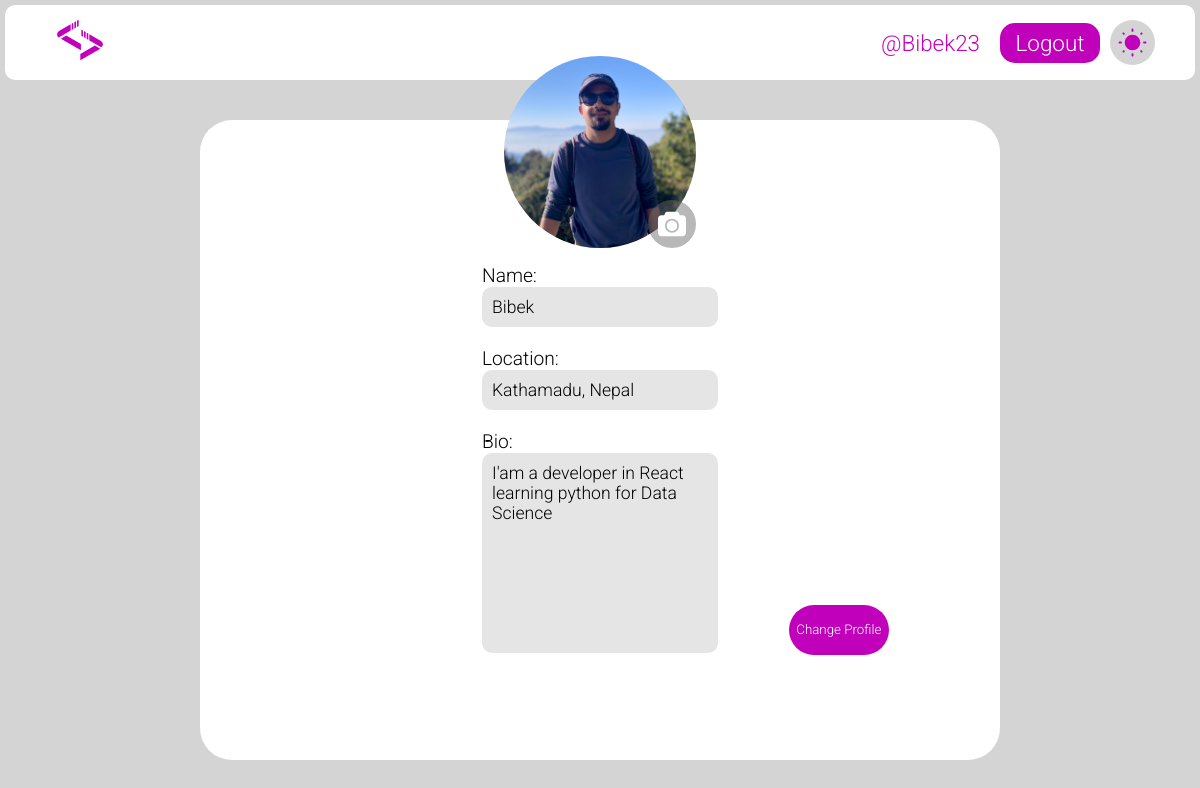
Screenshot of /profile/editprofile/Bibek23/ (signed in) with the database file from the repository.
### accounts/models.py (models this page shows, shortened)
class UserAccount(AbstractUser):
    full_name = models.CharField(max_length=100, blank=True, null=True)
    profile_pic = models.ImageField(upload_to="profile_photo/", default="default_profile_photo.jpg")
    location = models.CharField(max_length = 256, blank=True)
    age = models.IntegerField(blank=True,  null=True)
    bio = models.TextField(blank=True, null=True)
    following = models.ManyToManyField('self', blank=True, related_name="followers", symmetrical=False)

### accounts/views.py (the view, shortened to what this page needs)
# urls.py: path('editprofile/<str:userid>/', views.getedit_profilepage, name="edit_profilepage")
@login_required(login_url='login_page')
def getedit_profilepage(request, userid):
    try:
        user = User.objects.get(username = userid)
        if user == request.user:
            return render(request, 'accounts/edit_profilepage.html', {"user" : user})
        else:
            return redirect("homepage")
    except Exception as e:
        print("An error occurred:", e)

### accounts/templates/accounts/edit_profilepage.html (shortened to what this page needs)
{% extends 'base.html' %}
{% load static %}
{% block stylesheet %}
<link rel="stylesheet" href="{% static 'css/edit_profilepage.css' %}" />
{% endblock %}
{% block content %}
{% include 'header.html' %}
<main class="profile-page">
  <div class="content">
    <div class="content__cover">
      <div class="content__avatar">
        <img src="/media/{{user.profile_pic}}" alt="Profile_Pic"></img>
      </div>
    </div>
    <form class="content__title center" method="post" enctype="multipart/form-data">
      <p>Name:</p>
      <input type="text" value="{{ user.full_name }}" required name="full_name">
      <p>Location:</p>
      <input type="text" value='{{user.location}}' name = "location" required>
      <p>Bio:</p>
      <textarea class="content__description" name="bio" required>{{user.bio}}</textarea>
      <button type="submit">Change Profile</button>
      <label for="photo_upload" class="center photo_upload_button">
        <img src="{% static 'equipments/website_icons/profilepage/camera.svg' %}" alt="camera icon">
      </label>
    </form>
  </div>
</main>
{% endblock %}

### templates/header.html (shortened to what this page needs)
{% load static %}
<header>
  <nav>
    <a href="/">
      <img
        src="{% static 'equipments/ConnectCodes_LOGO.svg' %}"
        alt="LOGO"
        height="50px"/>
    </a>
    <div class="profile_box">
      {% if request.user.is_authenticated %}
        <a href="{% url 'profilepage'%}?profile={{ request.user.username }}" class="username">@{{ request.user.username }}</a>
        <a href="{% url 'logoutuser' %}" class="logout_button">Logout</a>
        {% else %}
        <a href="{% url 'loginpage' %}" class="logout_button">Login</a>
        {% endif %}
        <label for="theme_selection" class="theme_box">
          <img src="{% static 'equipments/website_icons/homepage/sun.svg' %}" alt="Sun Icon" class="sun active">
        </label>
    </div>
  </nav>
</header>

### static/css/base.css (style rules this page uses)
:root { --background-theme:#d4d4d4; --navbar-background:#d7d7d7; --searchbox-background: #e5e5e5; --searchbox-text: #d0d0d0; --theme-text:#000000; --button-background:#c100bb; --username-text:#ca00bd; --mainboxes-background: #ffffff; --box-innertext: #ffffff; }
* { margin:0px; padding:0px; box-sizing: border-box; font-family: "Roboto", sans-serif; font-weight: 300; color: var(--theme-text); }
.center { display:flex; justify-content: center; align-items: center; }
body { height:100vh; width:100vw; max-height:100vh; max-width:100vw; padding:5px; color:var(--theme-text); background-color: var(--background-theme); }

### static/css/header.css (style rules this page uses)
header { min-height:60px; width:100vw; margin: auto; position: fixed; padding:5px; top:0px; left: 0px; z-index: 50; }
nav { height:100%; padding:0 40px; display:flex; justify-content: space-between; align-items: center; background-color: var(--mainboxes-background); border-radius: 10px; }
nav a { color:var(--theme-text); font-size: 1.4em; margin:10px; text-decoration: none; }
.username { color:var(--username-text); }
.profile_box { display: flex; align-items: center; }
.profile_box>.logout_button { display: inline-flex; justify-content: center; align-items: center; height:40px; width:100px; border-radius: 15px; background-color: var(--button-background); color:var(--box-innertext); }
.theme_box { position:relative; height:45px; width:45px; display:flex; justify-content: center; align-items: center; background-color: var(--background-theme); border-radius: 50%; }
.theme_box>img { height:70%; width:70%; position:absolute; transform:scale(0) rotateZ(0); transition: transform 0.3s ease }
.theme_box>.active { transform:scale(1) rotateZ(360deg); }

### static/css/edit_profilepage.css (style rules this page uses)
.profile-page { display: flex; height: calc(100vh - 10px); padding-top: 5rem; }
.profile-page .content { max-width: 800px; width: 100%; padding: 2rem; margin: auto; height: 80vh; display: flex; flex-direction: column; position: relative; background: var(--mainboxes-background); border-radius: 2rem; z-index: 50; }
.profile-page .content__cover { position: relative; background: linear-gradient(150deg, #1d8cf8 20%, #3358f4 100%); }
.profile-page .content__avatar { height: 12rem; width: 12rem; position: absolute; bottom: 0; left: 50%; z-index: 2; transform: translate(-50%, 50%); border-radius: 50%; }
.content__avatar > img { height: 100%; width: 100%; border-radius: inherit; object-fit: cover; object-position: center center; }
.photo_upload_button { height: 3rem; width: 3rem; padding:10px; position: absolute; bottom: 0; top: 5rem; left: 56%; z-index: 5; background-color: rgba(103, 103, 103, 0.468); border-radius: 50%; }
.photo_upload_button>img { height:100%; width: 100%; }
.content__title { margin-top: 4.5rem; padding-top: 4.5rem; text-align: center; order: 1; flex-direction: column; align-items: flex-start; padding: 40px 250px; }
.content__title > p { font-size: 1.2em; }
.content__title > input { height: 40px; width: 100%; margin-bottom: 20px; color: var(--theme-text); background-color: var(--searchbox-background); border: none; padding-left: 10px; font-size: 1.1em; border-radius: 10px; }
.content__description { height: 200px; width: 100%; padding-top: 10px;; resize: none; background-color: var(--searchbox-background); border: none; padding-left: 10px; font-size: 1.1em; border-radius: 10px; }
button[type="submit"] { background-color: var(--button-background); border: none; color:white; height:50px; width:100px; position:relative; left:130%; bottom:11%; border-radius: 50px; cursor:pointer; }

### rows the page displays
UserAccount: user.username "Bibek23", profile_pic (picture), full_name "Bibek", location "Kathamadu, Nepal", bio "I'am a developer in React learning python for Data Science"
